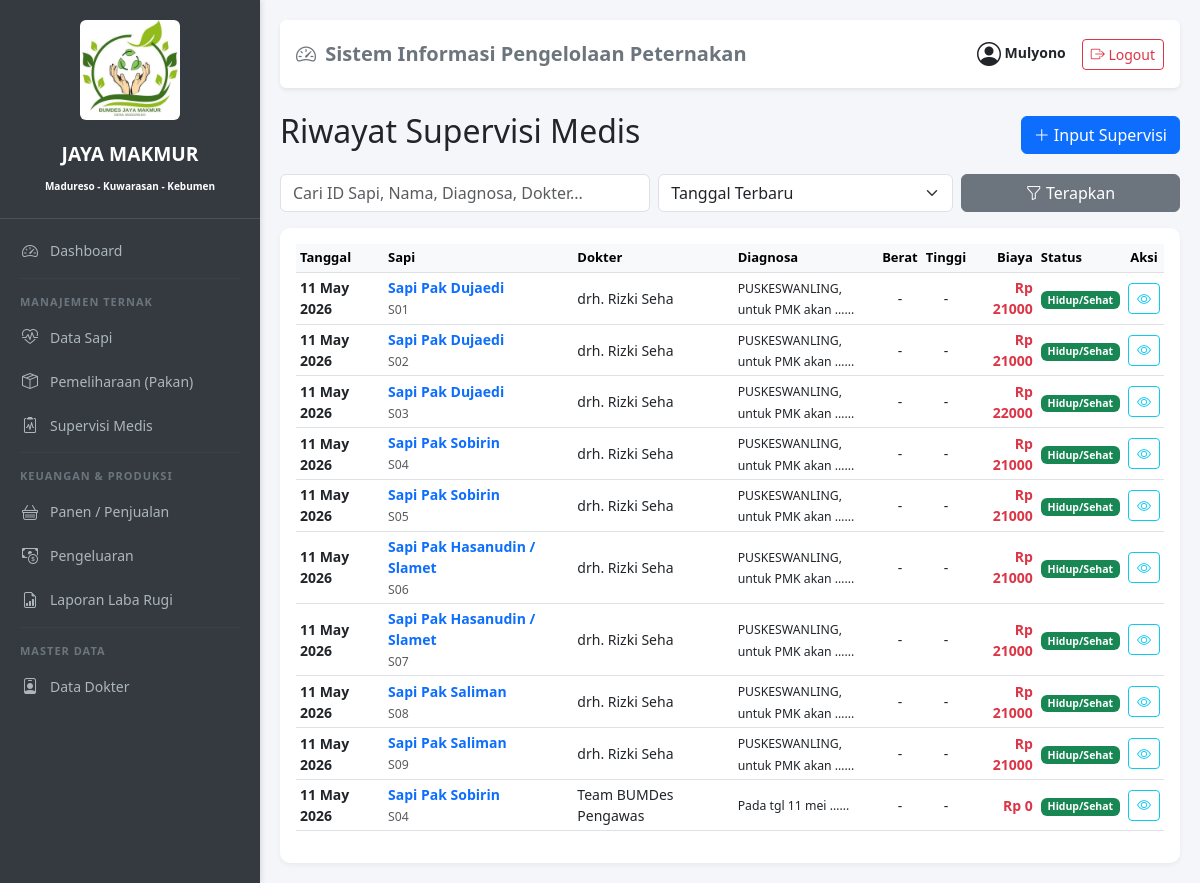
Page /supervisi/ (signed in) on the committed database.
### peternakan/models.py (models this page shows, shortened)
class Supervisi(models.Model):
    sapi = models.ForeignKey(Sapi, on_delete=models.CASCADE, related_name='riwayat_medis')
    dokter = models.ForeignKey(Dokter, on_delete=models.CASCADE, related_name='riwayat_medis')
    tanggal = models.DateField()
    diagnosa = models.TextField()
    tindakan = models.TextField(blank=True, null=True)
    resep_obat = models.TextField(blank=True, null=True)
    berat_sapi_saat_ini = models.DecimalField(max_digits=8, decimal_places=2, null=True, blank=True)
    update_tinggi_sapi = models.DecimalField(max_digits=5, decimal_places=1, null=True, blank=True)
    bukti_kuitansi = models.ImageField(upload_to='images/kuitansi/', blank=True, null=True, verbose_name="Bukti Kuitansi/Tindakan")
    biaya_konsultasi = models.DecimalField(max_digits=12, decimal_places=2, default=0)
    update_status_sapi = models.CharField(max_length=15, choices=Sapi.STATUS, default='Hidup/Sehat')

class Sapi(models.Model):
    JENIS_KELAMIN = (('Jantan', 'Jantan'), ('Betina', 'Betina'))
    STATUS = (('Hidup/Sehat', 'Hidup/Sehat'), ('Sakit', 'Sakit'), ('Dijual', 'Dijual'), ('Mati', 'Mati'))
    RUMPUN = (
        ('Limousin', 'Limousin'),
        ('Simmental', 'Simmental'),
        ('Brahman', 'Brahman'),
        ('Ongole', 'Ongole'),
        ('Bali', 'Bali'),
        ('Madura', 'Madura'),
        ('Holstein', 'Holstein (Frisian)'),
        ('POH', 'Peranakan Ongole Hilang'),
        ('PO', 'PO'),
        ('Lainnya', 'Lainnya'),
    )
    id_sapi = models.CharField(max_length=20, unique=True, verbose_name="ID Sapi")
    nama_sapi = models.CharField(max_length=100)
    rumpun = models.CharField(max_length=20, choices=RUMPUN, default='Lainnya', verbose_name="Rumpun/Breed")
    jenis_kelamin = models.CharField(max_length=10, choices=JENIS_KELAMIN)
    tanggal_lahir = models.DateField()
    berat_badan = models.DecimalField(max_digits=8, decimal_places=2, help_text="Dalam Kilogram")
    tinggi_sapi = models.DecimalField(max_digits=5, decimal_places=1, null=True, blank=True, help_text="Tinggi gumba/pundak dalam cm", verbose_name="Tinggi (cm)")
    status = models.CharField(max_length=15, choices=STATUS, default='Hidup/Sehat')
    foto = models.ImageField(upload_to='images/', blank=True, null=True)
    keterangan = models.TextField(blank=True, null=True)
    tanggal_masuk = models.DateField(auto_now_add=True)
    class Meta:
        ordering = ['-tanggal_masuk']

class Dokter(models.Model):
    nama = models.CharField(max_length=100, verbose_name="Nama Dokter Hewan")
    no_telepon = models.CharField(max_length=15)
    alamat = models.TextField(blank=True, null=True)
    spesialisasi = models.CharField(max_length=100, blank=True, null=True)

### peternakan/views.py (the view, shortened to what this page needs)
# urls.py: path('supervisi/', views.SupervisiListView.as_view(), name='supervisi_list'),
class SupervisiListView(LoginRequiredMixin, ListView):
    model = Supervisi
    template_name = 'peternakan/supervisi/list.html'
    context_object_name = 'data'
    paginate_by = 10
    login_url = '/login/'
    def get_queryset(self):
        qs = Supervisi.objects.select_related('sapi', 'dokter')
        search = self.request.GET.get('search')
        sort_by = self.request.GET.get('sort_by')
        if sort_by == 'sapi_az': qs = qs.order_by('sapi__nama_sapi')
        elif sort_by == 'sapi_za': qs = qs.order_by('-sapi__nama_sapi')
        elif sort_by == 'tgl_lama': qs = qs.order_by('tanggal')
        elif sort_by == 'dokter_az': qs = qs.order_by('dokter__nama')
        elif sort_by == 'diagnosa_az': qs = qs.order_by('diagnosa')
        else: qs = qs.order_by('-tanggal')
        return qs

### peternakan/templates/peternakan/supervisi/list.html (shortened to what this page needs)
{% extends 'base.html' %}
{% block content %}
<div class="d-flex justify-content-between align-items-center mb-3">
    <h2>Riwayat Supervisi Medis</h2>
    <a href="{% url 'peternakan:supervisi_tambah' %}" class="btn btn-primary"><i class="bi bi-plus-lg"></i> Input Supervisi</a>
</div>
<form method="get" class="row g-2 mb-3">
    <div class="col-md-5">
        <input type="text" name="search" class="form-control" placeholder="Cari ID Sapi, Nama, Diagnosa, Dokter..." value="{{ request.GET.search }}">
    </div>
    <div class="col-md-4">
        <select name="sort_by" class="form-select">
            <option value="tgl_baru" {% if request.GET.sort_by == 'tgl_baru' or not request.GET.sort_by %}selected{% endif %}>Tanggal Terbaru</option>
        </select>
    </div>
    <div class="col-md-3">
        <button type="submit" class="btn btn-secondary w-100"><i class="bi bi-funnel"></i> Terapkan</button>
    </div>
</form>
<div class="card p-3">
    <div class="table-responsive">
        <table class="table table-hover table-sm align-middle">
            <thead class="table-light">
                <tr>
                    <th>Tanggal</th>
                    <th>Sapi</th>
                    <th>Dokter</th>
                    <th>Diagnosa</th>
                    <th class="text-center">Berat</th>
                    <th class="text-center">Tinggi</th>
                    <th class="text-end">Biaya</th>
                    <th>Status</th>
                    <th class="text-center">Aksi</th>
                </tr>
            </thead>
            <tbody>
                {% for s in data %}
                <tr>
                    <td><span class="fw-semibold">{{ s.tanggal|date:"d M Y" }}</span></td>
                    <td>
                        <div class="fw-bold text-primary">{{ s.sapi.nama_sapi }}</div>
                        <small class="text-muted">{{ s.sapi.id_sapi }}</small>
                    </td>
                    <td>{{ s.dokter.nama }}</td>
                    <td style="max-width: 150px;">
                        <span class="text-dark small">{{ s.diagnosa|truncatewords:4 }}...</span>
                    </td>
                    <td class="text-center">
                        {% if s.berat_sapi_saat_ini %}{{ s.berat_sapi_saat_ini|floatformat:0 }} Kg{% else %}-{% endif %}
                    </td>
                    <td class="text-center">
                        {% if s.update_tinggi_sapi %}{{ s.update_tinggi_sapi|floatformat:0 }} Cm{% else %}-{% endif %}
                    </td>
                    <td class="text-end">
                        <span class="fw-bold text-danger">Rp {{ s.biaya_konsultasi|floatformat:0 }}</span>
                    </td>
                    <td class="text-center">
                        {% if s.update_status_sapi == 'Hidup/Sehat' %}<span class="badge bg-success">{{ s.update_status_sapi }}</span>
                        {% elif s.update_status_sapi == 'Sakit' %}<span class="badge bg-warning text-dark">{{ s.update_status_sapi }}</span>
                        {% else %}<span class="badge bg-secondary">{{ s.update_status_sapi }}</span>
                        {% endif %}
                    </td>
                    <td class="text-center">
                        <div class="d-flex justify-content-center gap-1">
                            <button type="button" class="btn btn-sm btn-outline-info" data-bs-toggle="modal" data-bs-target="#modalDetail"
                                onclick="isiModalDetail(
                                    '{{ s.tanggal|date:"d F Y" }}',
                                    '{{ s.sapi.nama_sapi }} ({{ s.sapi.id_sapi }})',
                                    '{{ s.dokter.nama }}',
                                    `{{ s.diagnosa|escapejs }}`,
                                    `{{ s.tindakan|escapejs }}`,
                                    `{{ s.resep_obat|escapejs }}`,
                                    '{% if s.berat_sapi_saat_ini %}{{ s.berat_sapi_saat_ini|floatformat:0 }} Kg{% else %}-{% endif %}',
                                    '{% if s.update_tinggi_sapi %}{{ s.update_tinggi_sapi|floatformat:0 }} Cm{% else %}-{% endif %}',
                                    '{{ s.update_status_sapi }}',
                                    'Rp {{ s.biaya_konsultasi|floatformat:0 }}'
                                )" title="Lihat Detail">
                                <i class="bi bi-eye"></i>
                            </button>
                        </div>
                    </td>
                </tr>
                {% empty %}
                <tr><td colspan="9" class="text-center text-muted py-4"><i class="bi bi-clipboard2-x fs-1 d-block mb-2"></i>Tidak ada data supervisi.</td></tr>
                {% endfor %}
            </tbody>
        </table>
    </div>
</div>
{% endblock %}

### peternakan/templates/base.html (shortened to what this page needs)
<!DOCTYPE html>
<html lang="id">
<head>
    <link href="https://cdn.jsdelivr.net/npm/bootstrap@5.3.0/dist/css/bootstrap.min.css" rel="stylesheet">
    <link rel="stylesheet" href="https://cdn.jsdelivr.net/npm/bootstrap-icons@1.10.0/font/bootstrap-icons.css">
</head>
<body>
    <div class="sidebar">
        <div class="brand text-center">
            <img src="/media/images/logo.jpeg" class="img-fluid rounded mb-3" style="max-height: 100px; object-fit:cover;">
            <div class="fw-bold mt-1" >JAYA MAKMUR</div>
            <small class="fw-bold mt-4" style="font-size: 10px;">Madureso - Kuwarasan - Kebumen</small>
        </div>
        <a href="{% url 'peternakan:dashboard' %}">
            <i class="bi bi-speedometer2"></i> Dashboard
        </a>
        <hr>
        <div class="menu-title">Manajemen Ternak</div>
        <a href="{% url 'peternakan:sapi_list' %}">
            <i class="bi bi-heart-pulse"></i> Data Sapi
        </a>
        <a href="{% url 'peternakan:pemeliharaan_list' %}">
            <i class="bi bi-box-seam"></i> Pemeliharaan (Pakan)
        </a>
        <a href="{% url 'peternakan:supervisi_list' %}">
            <i class="bi bi-clipboard2-pulse"></i> Supervisi Medis
        </a>
        <hr>
        <div class="menu-title">Keuangan & Produksi</div>
        <a href="{% url 'peternakan:panen_list' %}">
            <i class="bi bi-basket"></i> Panen / Penjualan
        </a>
        <a href="{% url 'peternakan:pengeluaran_list' %}">
            <i class="bi bi-cash-coin"></i> Pengeluaran
        </a>
        <a href="{% url 'peternakan:laporan' %}">
            <i class="bi bi-file-earmark-bar-graph"></i> Laporan Laba Rugi
        </a>
        <hr>
        <div class="menu-title">Master Data</div>
        <a href="{% url 'peternakan:dokter_list' %}">
            <i class="bi bi-person-badge"></i> Data Dokter
        </a>
    </div>
    <div class="content">
        <div class="d-flex justify-content-between align-items-center mb-4 p-3 bg-white rounded shadow-sm">
            <h5 class="mb-0 text-secondary fw-bold">
                <i class="bi bi-speedometer2 me-1"></i> Sistem Informasi Pengelolaan Peternakan
            </h5>
            <div class="d-flex align-items-center gap-3">
                <span class="text-dark small fw-semibold">
                    <i class="bi bi-person-circle fs-4 align-middle"></i>
                    {{ user.username|title }}
                </span>
                <a href="{% url 'peternakan:logout' %}" class="btn btn-sm btn-outline-danger">
                    <i class="bi bi-box-arrow-right"></i> Logout
                </a>
            </div>
        </div>
        {% block content %}
        {% endblock %}
    </div>
</body>
</html>

### peternakan/templates/base.html (style rules this page uses)
body { display: flex; min-height: 100vh; margin: 0; background-color: #f4f6f9; }
.sidebar { width: 260px; background: #343a40; color: white; padding-top: 20px; flex-shrink: 0; box-shadow: 2px 0 5px rgba(0,0,0,0.1); }
.sidebar .brand { font-size: 1.2rem; padding: 0 20px 20px 20px; border-bottom: 1px solid #495057; margin-bottom: 10px; }
.sidebar a { color: #adb5bd; text-decoration: none; display: flex; align-items: center; padding: 10px 20px; font-size: 14px; transition: 0.3s; }
.sidebar a i { margin-right: 10px; font-size: 16px; width: 20px; text-align: center; }
.sidebar .menu-title { padding: 10px 20px 5px 20px; font-size: 11px; text-transform: uppercase; letter-spacing: 1px; color: #6c757d; font-weight: bold; }
.sidebar hr { border-color: #495057; margin: 5px 20px; }
.content { flex-grow: 1; padding: 20px; overflow-y: auto; width: calc(100% - 260px); }
.table th { font-size: 13px; white-space: nowrap; }
.table td { font-size: 14px; vertical-align: middle; }
.card { border: none; border-radius: 10px; box-shadow: 0 2px 5px rgba(0,0,0,0.05); }

### rows in the picture
Supervisi: tanggal "11 May 2026", sapi.nama_sapi "Sapi Pak Dujaedi", sapi.id_sapi "S01", dokter.nama "drh. Rizki Seha", diagnosa "PUSKESWANLING, untuk PMK akan …", biaya_konsultasi "21000", update_status_sapi "Hidup/Sehat"
Supervisi: tanggal "11 May 2026", sapi.nama_sapi "Sapi Pak Dujaedi", sapi.id_sapi "S02", dokter.nama "drh. Rizki Seha", diagnosa "PUSKESWANLING, untuk PMK akan …", biaya_konsultasi "21000", update_status_sapi "Hidup/Sehat"
Supervisi: tanggal "11 May 2026", sapi.nama_sapi "Sapi Pak Dujaedi", sapi.id_sapi "S03", dokter.nama "drh. Rizki Seha", diagnosa "PUSKESWANLING, untuk PMK akan …", biaya_konsultasi "22000", update_status_sapi "Hidup/Sehat"
Supervisi: tanggal "11 May 2026", sapi.nama_sapi "Sapi Pak Sobirin", sapi.id_sapi "S04", dokter.nama "drh. Rizki Seha", diagnosa "PUSKESWANLING, untuk PMK akan …", biaya_konsultasi "21000", update_status_sapi "Hidup/Sehat"
Supervisi: tanggal "11 May 2026", sapi.nama_sapi "Sapi Pak Sobirin", sapi.id_sapi "S05", dokter.nama "drh. Rizki Seha", diagnosa "PUSKESWANLING, untuk PMK akan …", biaya_konsultasi "21000", update_status_sapi "Hidup/Sehat"
Supervisi: tanggal "11 May 2026", sapi.nama_sapi "Sapi Pak Hasanudin / Slamet", sapi.id_sapi "S06", dokter.nama "drh. Rizki Seha", diagnosa "PUSKESWANLING, untuk PMK akan …", biaya_konsultasi "21000", update_status_sapi "Hidup/Sehat"
Supervisi: tanggal "11 May 2026", sapi.nama_sapi "Sapi Pak Hasanudin / Slamet", sapi.id_sapi "S07", dokter.nama "drh. Rizki Seha", diagnosa "PUSKESWANLING, untuk PMK akan …", biaya_konsultasi "21000", update_status_sapi "Hidup/Sehat"
Supervisi: tanggal "11 May 2026", sapi.nama_sapi "Sapi Pak Saliman", sapi.id_sapi "S08", dokter.nama "drh. Rizki Seha", diagnosa "PUSKESWANLING, untuk PMK akan …", biaya_konsultasi "21000", update_status_sapi "Hidup/Sehat"
Supervisi: tanggal "11 May 2026", sapi.nama_sapi "Sapi Pak Saliman", sapi.id_sapi "S09", dokter.nama "drh. Rizki Seha", diagnosa "PUSKESWANLING, untuk PMK akan …", biaya_konsultasi "21000", update_status_sapi "Hidup/Sehat"
Supervisi: tanggal "11 May 2026", sapi.nama_sapi "Sapi Pak Sobirin", sapi.id_sapi "S04", dokter.nama "Team BUMDes Pengawas", diagnosa "Pada tgl 11 mei …", biaya_konsultasi "0", update_status_sapi "Hidup/Sehat"

### other values in the picture
{{ user.username|title }} "Mulyono"
